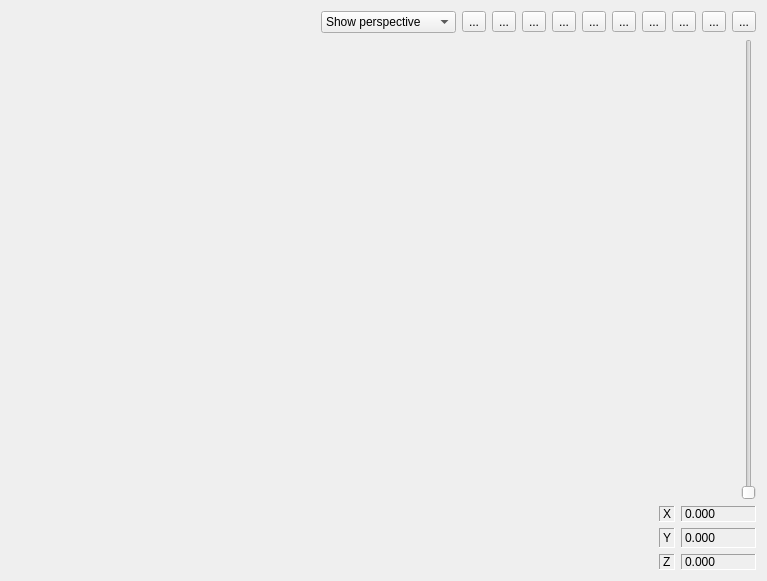
<?xml version="1.0" encoding="UTF-8"?>
<ui version="4.0">
 <class>OcctQtControls</class>
 <widget class="QWidget" name="OcctQtControls">
  <property name="geometry">
   <rect>
    <x>0</x>
    <y>0</y>
    <width>767</width>
    <height>581</height>
   </rect>
  </property>
  <property name="sizePolicy">
   <sizepolicy hsizetype="Preferred" vsizetype="Preferred">
    <horstretch>0</horstretch>
    <verstretch>0</verstretch>
   </sizepolicy>
  </property>
  <property name="mouseTracking">
   <bool>false</bool>
  </property>
  <property name="windowTitle">
   <string>Form</string>
  </property>
  <layout class="QGridLayout" name="gridLayout_4">
   <item row="0" column="1">
    <layout class="QGridLayout" name="gridLayout">
     <item row="0" column="10">
      <widget class="QToolButton" name="toolButton_zoom_plus">
       <property name="text">
        <string>...</string>
       </property>
       <property name="icon">
        <iconset resource="libicon/icons.qrc">
         <normaloff>:/zoom_plus.svg</normaloff>:/zoom_plus.svg</iconset>
       </property>
       <property name="autoRepeat">
        <bool>true</bool>
       </property>
       <property name="autoRepeatDelay">
        <number>50</number>
       </property>
       <property name="autoRepeatInterval">
        <number>50</number>
       </property>
      </widget>
     </item>
     <item row="0" column="5">
      <widget class="QToolButton" name="toolButton_zoom_front">
       <property name="text">
        <string>...</string>
       </property>
       <property name="icon">
        <iconset resource="libicon/icons.qrc">
         <normaloff>:/view-front.svg</normaloff>:/view-front.svg</iconset>
       </property>
      </widget>
     </item>
     <item row="0" column="9">
      <widget class="QToolButton" name="toolButton_zoom_extends">
       <property name="text">
        <string>...</string>
       </property>
       <property name="icon">
        <iconset resource="libicon/icons.qrc">
         <normaloff>:/zoom_extend.svg</normaloff>:/zoom_extend.svg</iconset>
       </property>
      </widget>
     </item>
     <item row="0" column="2">
      <widget class="QToolButton" name="toolButton_zoom_3d">
       <property name="text">
        <string>...</string>
       </property>
       <property name="icon">
        <iconset resource="libicon/icons.qrc">
         <normaloff>:/view-iso.svg</normaloff>:/view-iso.svg</iconset>
       </property>
      </widget>
     </item>
     <item row="0" column="0">
      <spacer name="horizontalSpacer">
       <property name="orientation">
        <enum>Qt::Horizontal</enum>
       </property>
       <property name="sizeHint" stdset="0">
        <size>
         <width>2000</width>
         <height>20</height>
        </size>
       </property>
      </spacer>
     </item>
     <item row="0" column="6">
      <widget class="QToolButton" name="toolButton_zoom_left">
       <property name="text">
        <string>...</string>
       </property>
       <property name="icon">
        <iconset resource="libicon/icons.qrc">
         <normaloff>:/view-left.svg</normaloff>:/view-left.svg</iconset>
       </property>
      </widget>
     </item>
     <item row="0" column="3">
      <widget class="QToolButton" name="toolButton_zoom_back">
       <property name="autoFillBackground">
        <bool>false</bool>
       </property>
       <property name="text">
        <string>...</string>
       </property>
       <property name="icon">
        <iconset resource="libicon/icons.qrc">
         <normaloff>:/view-back.svg</normaloff>:/view-back.svg</iconset>
       </property>
      </widget>
     </item>
     <item row="0" column="4">
      <widget class="QToolButton" name="toolButton_zoom_bottom">
       <property name="text">
        <string>...</string>
       </property>
       <property name="icon">
        <iconset resource="libicon/icons.qrc">
         <normaloff>:/view-bottom.svg</normaloff>:/view-bottom.svg</iconset>
       </property>
      </widget>
     </item>
     <item row="0" column="11">
      <widget class="QToolButton" name="toolButton_zoom_min">
       <property name="text">
        <string>...</string>
       </property>
       <property name="icon">
        <iconset resource="libicon/icons.qrc">
         <normaloff>:/zoom_min.svg</normaloff>:/zoom_min.svg</iconset>
       </property>
       <property name="autoRepeat">
        <bool>true</bool>
       </property>
       <property name="autoRepeatDelay">
        <number>50</number>
       </property>
       <property name="autoRepeatInterval">
        <number>50</number>
       </property>
      </widget>
     </item>
     <item row="0" column="7">
      <widget class="QToolButton" name="toolButton_zoom_right">
       <property name="text">
        <string>...</string>
       </property>
       <property name="icon">
        <iconset resource="libicon/icons.qrc">
         <normaloff>:/view-right.svg</normaloff>:/view-right.svg</iconset>
       </property>
      </widget>
     </item>
     <item row="0" column="8">
      <widget class="QToolButton" name="toolButton_zoom_top">
       <property name="text">
        <string>...</string>
       </property>
       <property name="icon">
        <iconset resource="libicon/icons.qrc">
         <normaloff>:/view-top.svg</normaloff>:/view-top.svg</iconset>
       </property>
      </widget>
     </item>
     <item row="0" column="1">
      <widget class="QComboBox" name="comboBox">
       <property name="minimumSize">
        <size>
         <width>135</width>
         <height>0</height>
        </size>
       </property>
       <item>
        <property name="text">
         <string>Show perspective</string>
        </property>
       </item>
       <item>
        <property name="text">
         <string>Show orthographic</string>
        </property>
       </item>
       <item>
        <property name="text">
         <string>Show wireframe</string>
        </property>
       </item>
       <item>
        <property name="text">
         <string>Show shaded</string>
        </property>
       </item>
       <item>
        <property name="text">
         <string>Show triedron</string>
        </property>
       </item>
       <item>
        <property name="text">
         <string>Hide triedron</string>
        </property>
       </item>
       <item>
        <property name="text">
         <string>Show boundary</string>
        </property>
       </item>
       <item>
        <property name="text">
         <string>Hide boundary</string>
        </property>
       </item>
       <item>
        <property name="text">
         <string>Show cube</string>
        </property>
       </item>
       <item>
        <property name="text">
         <string>Hide cube</string>
        </property>
       </item>
      </widget>
     </item>
    </layout>
   </item>
   <item row="2" column="1">
    <layout class="QGridLayout" name="gridLayout_2">
     <item row="2" column="4">
      <widget class="QLabel" name="label_mouse_z">
       <property name="font">
        <font>
         <weight>50</weight>
         <bold>false</bold>
        </font>
       </property>
       <property name="frameShape">
        <enum>QFrame::Panel</enum>
       </property>
       <property name="frameShadow">
        <enum>QFrame::Sunken</enum>
       </property>
       <property name="lineWidth">
        <number>1</number>
       </property>
       <property name="midLineWidth">
        <number>0</number>
       </property>
       <property name="text">
        <string>Z</string>
       </property>
      </widget>
     </item>
     <item row="2" column="5">
      <widget class="QLabel" name="label_val_mouse_z">
       <property name="minimumSize">
        <size>
         <width>0</width>
         <height>0</height>
        </size>
       </property>
       <property name="font">
        <font>
         <weight>50</weight>
         <bold>false</bold>
        </font>
       </property>
       <property name="frameShape">
        <enum>QFrame::Panel</enum>
       </property>
       <property name="frameShadow">
        <enum>QFrame::Sunken</enum>
       </property>
       <property name="lineWidth">
        <number>1</number>
       </property>
       <property name="midLineWidth">
        <number>0</number>
       </property>
       <property name="text">
        <string>0.000</string>
       </property>
      </widget>
     </item>
     <item row="1" column="4">
      <widget class="QLabel" name="label_mouse_y">
       <property name="font">
        <font>
         <weight>50</weight>
         <bold>false</bold>
        </font>
       </property>
       <property name="autoFillBackground">
        <bool>false</bool>
       </property>
       <property name="styleSheet">
        <string notr="true"/>
       </property>
       <property name="frameShape">
        <enum>QFrame::Panel</enum>
       </property>
       <property name="frameShadow">
        <enum>QFrame::Sunken</enum>
       </property>
       <property name="lineWidth">
        <number>1</number>
       </property>
       <property name="midLineWidth">
        <number>0</number>
       </property>
       <property name="text">
        <string>Y</string>
       </property>
      </widget>
     </item>
     <item row="1" column="5">
      <widget class="QLabel" name="label_val_mouse_y">
       <property name="minimumSize">
        <size>
         <width>0</width>
         <height>0</height>
        </size>
       </property>
       <property name="font">
        <font>
         <weight>50</weight>
         <bold>false</bold>
        </font>
       </property>
       <property name="autoFillBackground">
        <bool>false</bool>
       </property>
       <property name="styleSheet">
        <string notr="true"/>
       </property>
       <property name="frameShape">
        <enum>QFrame::Panel</enum>
       </property>
       <property name="frameShadow">
        <enum>QFrame::Sunken</enum>
       </property>
       <property name="lineWidth">
        <number>1</number>
       </property>
       <property name="midLineWidth">
        <number>0</number>
       </property>
       <property name="text">
        <string>0.000</string>
       </property>
      </widget>
     </item>
     <item row="0" column="5">
      <widget class="QLabel" name="label_val_mouse_x">
       <property name="sizePolicy">
        <sizepolicy hsizetype="Preferred" vsizetype="Preferred">
         <horstretch>0</horstretch>
         <verstretch>0</verstretch>
        </sizepolicy>
       </property>
       <property name="minimumSize">
        <size>
         <width>75</width>
         <height>0</height>
        </size>
       </property>
       <property name="font">
        <font>
         <weight>50</weight>
         <bold>false</bold>
        </font>
       </property>
       <property name="autoFillBackground">
        <bool>false</bool>
       </property>
       <property name="styleSheet">
        <string notr="true"/>
       </property>
       <property name="frameShape">
        <enum>QFrame::Panel</enum>
       </property>
       <property name="frameShadow">
        <enum>QFrame::Sunken</enum>
       </property>
       <property name="lineWidth">
        <number>1</number>
       </property>
       <property name="midLineWidth">
        <number>0</number>
       </property>
       <property name="text">
        <string>0.000</string>
       </property>
      </widget>
     </item>
     <item row="0" column="4">
      <widget class="QLabel" name="label_mouse_x">
       <property name="sizePolicy">
        <sizepolicy hsizetype="Minimum" vsizetype="Preferred">
         <horstretch>0</horstretch>
         <verstretch>0</verstretch>
        </sizepolicy>
       </property>
       <property name="font">
        <font>
         <weight>50</weight>
         <bold>false</bold>
        </font>
       </property>
       <property name="autoFillBackground">
        <bool>false</bool>
       </property>
       <property name="styleSheet">
        <string notr="true"/>
       </property>
       <property name="frameShape">
        <enum>QFrame::Panel</enum>
       </property>
       <property name="frameShadow">
        <enum>QFrame::Sunken</enum>
       </property>
       <property name="lineWidth">
        <number>1</number>
       </property>
       <property name="midLineWidth">
        <number>0</number>
       </property>
       <property name="text">
        <string>X</string>
       </property>
      </widget>
     </item>
     <item row="1" column="0">
      <spacer name="horizontalSpacer_2">
       <property name="orientation">
        <enum>Qt::Horizontal</enum>
       </property>
       <property name="sizeHint" stdset="0">
        <size>
         <width>40</width>
         <height>20</height>
        </size>
       </property>
      </spacer>
     </item>
    </layout>
   </item>
   <item row="1" column="1">
    <layout class="QGridLayout" name="gridLayout_3">
     <item row="2" column="1">
      <spacer name="horizontalSpacer_3">
       <property name="orientation">
        <enum>Qt::Horizontal</enum>
       </property>
       <property name="sizeHint" stdset="0">
        <size>
         <width>2000</width>
         <height>20</height>
        </size>
       </property>
      </spacer>
     </item>
     <item row="2" column="2">
      <widget class="QSlider" name="verticalSlider">
       <property name="maximum">
        <number>100</number>
       </property>
       <property name="orientation">
        <enum>Qt::Vertical</enum>
       </property>
      </widget>
     </item>
     <item row="2" column="0">
      <spacer name="verticalSpacer">
       <property name="orientation">
        <enum>Qt::Vertical</enum>
       </property>
       <property name="sizeHint" stdset="0">
        <size>
         <width>20</width>
         <height>2000</height>
        </size>
       </property>
      </spacer>
     </item>
    </layout>
   </item>
  </layout>
 </widget>
 <resources>
  <include location="libicon/icons.qrc"/>
 </resources>
 <connections/>
</ui>
